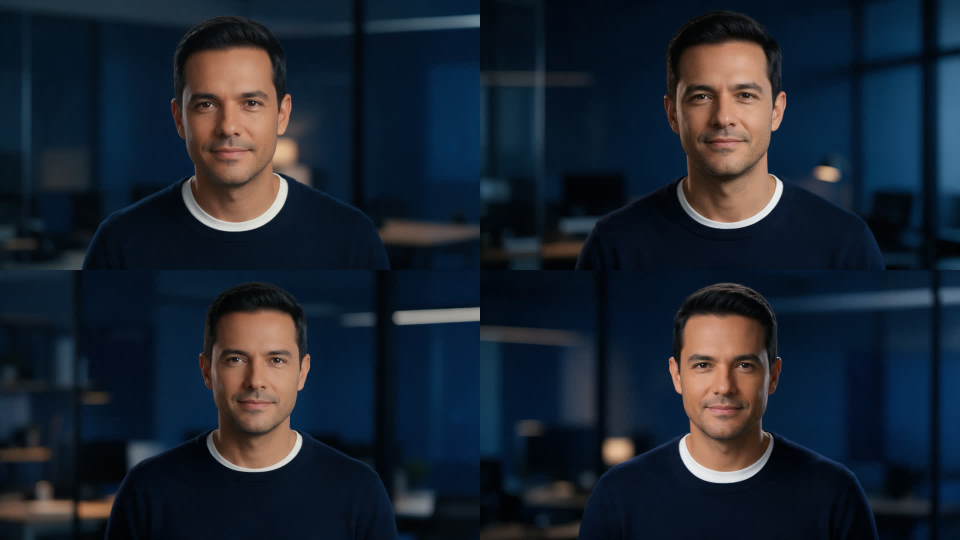
#> input picture producao/apresentador/opcoes.jpg, 1920 x 1080 px, given in place of original-1080p.mp4, which was not available (shown at 1/2 size)
$ python rastrear.py
#> lines starting #> are read from the running program, lines starting #| are printed output that depends on the picture; pictures that were not available may be replaced by others from this repository, and a replacement may not be noted
import cv2,json
from pathlib import Path
root=Path(__file__).resolve().parents[2]
source=str(root/'referencias/_brutos/qahtani-poder-palavras/original-1080p.mp4')
c=cv2.VideoCapture(source);cascade=cv2.CascadeClassifier(cv2.data.haarcascades+'haarcascade_frontalface_default.xml')
profile=cv2.CascadeClassifier(cv2.data.haarcascades+'haarcascade_profileface.xml');samples=[]
for i in range(176):
 t=42.1+i*.5;c.set(cv2.CAP_PROP_POS_MSEC,t*1000);ok,frame=c.read()
 if not ok:break
 small=cv2.resize(frame,(960,540));gray=cv2.cvtColor(small,cv2.COLOR_BGR2GRAY)
 boxes=cascade.detectMultiScale(gray,1.1,5,minSize=(25,25))
 if len(boxes)==0:boxes=profile.detectMultiScale(gray,1.1,4,minSize=(25,25))
 boxes=[(x,y,w,h) for x,y,w,h in boxes if y<330]
 if boxes:
  x,y,w,h=max(boxes,key=lambda b:b[2]*b[3]);samples.append({'t':i*.5,'cx':int((x+w/2)*2),'y':int(y*2),'w':int(w*2)})
(root/'producao/ia-com-precisao-v2/faces.json').write_text(json.dumps(samples));print('faces',len(samples),flush=True)

$ run again, on producao/apresentador/opcao-1.png
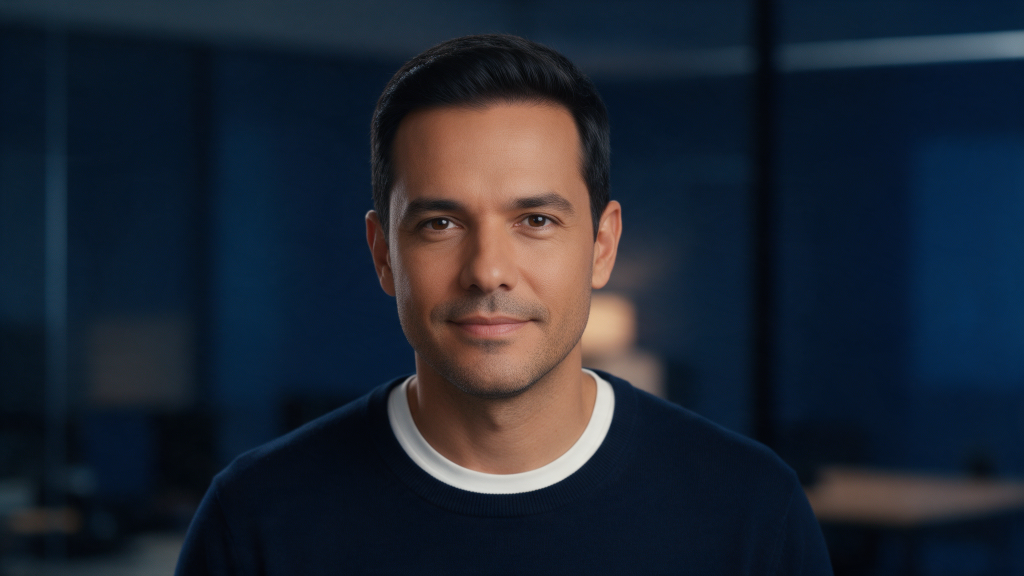
#> input picture producao/apresentador/opcao-1.png, 2048 x 1152 px, given in place of original-1080p.mp4, which was not available (shown at 1/2 size)

$ run again, on producao/apresentador/opcao-2.png
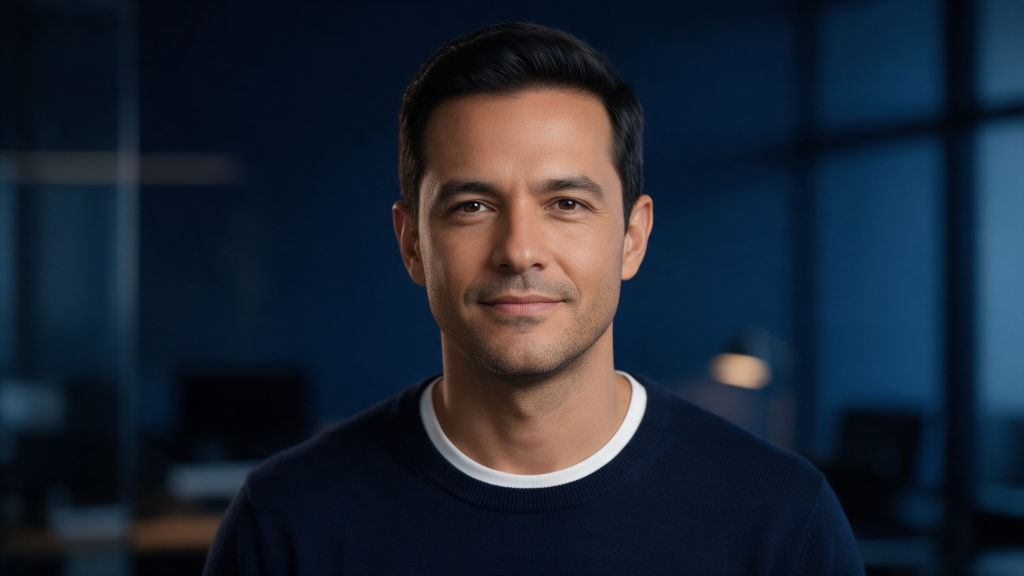
#> input picture producao/apresentador/opcao-2.png, 2048 x 1152 px, given in place of original-1080p.mp4, which was not available (shown at 1/2 size)

$ run again, on producao/apresentador/opcao-3.png
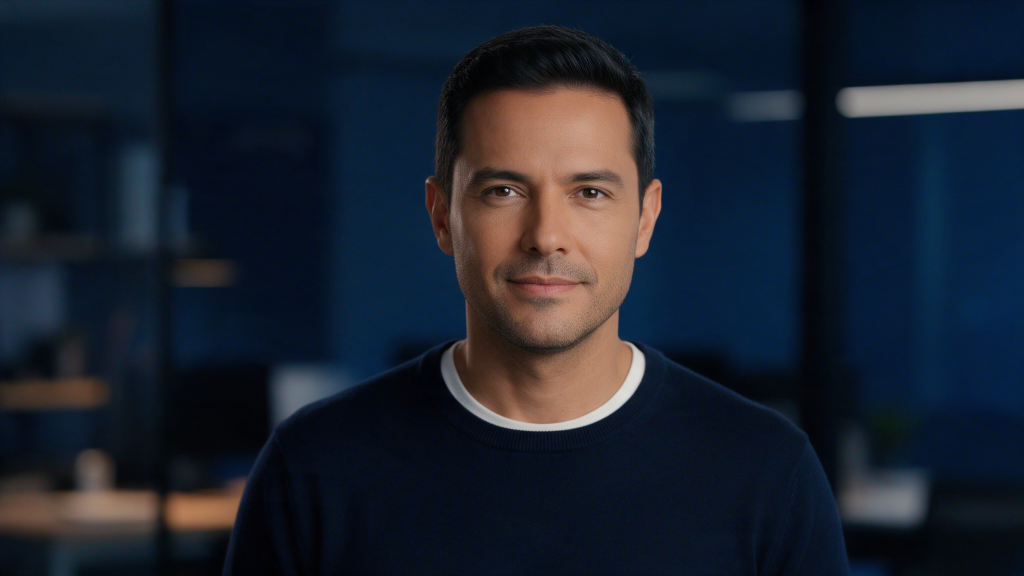
#> input picture producao/apresentador/opcao-3.png, 2048 x 1152 px, given in place of original-1080p.mp4, which was not available (shown at 1/2 size)
